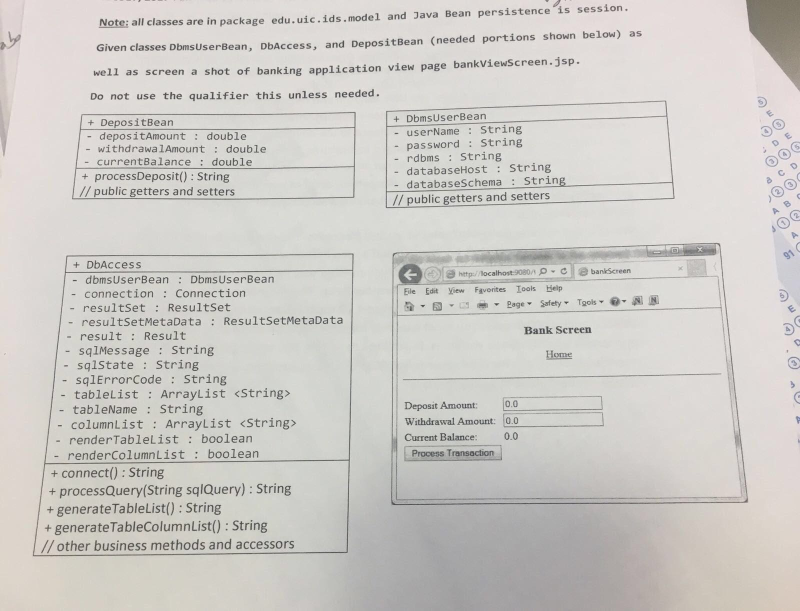
#> input picture Image Processing/1.jpeg, 1600 x 1221 px (shown at 1/2 size)
$ python test.py
#> lines starting #> are read from the running program, lines starting #| are printed output that depends on the picture
import cv2

img = cv2.imread("1.jpeg",0)
#> img: shape (1221, 1600); min 44, max 252, mean 203.6

img2=cv2.resize(img,(500,500))
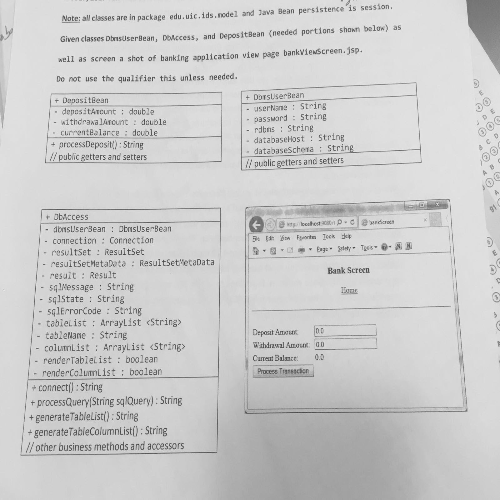
#> img2: shape (500, 500); min 59, max 236, mean 203.5
cv2.imshow("Random",img2)
cv2.waitKey(0)
cv2.destroyAllWindows()

cv2.imwrite("new.jpg",img2)
